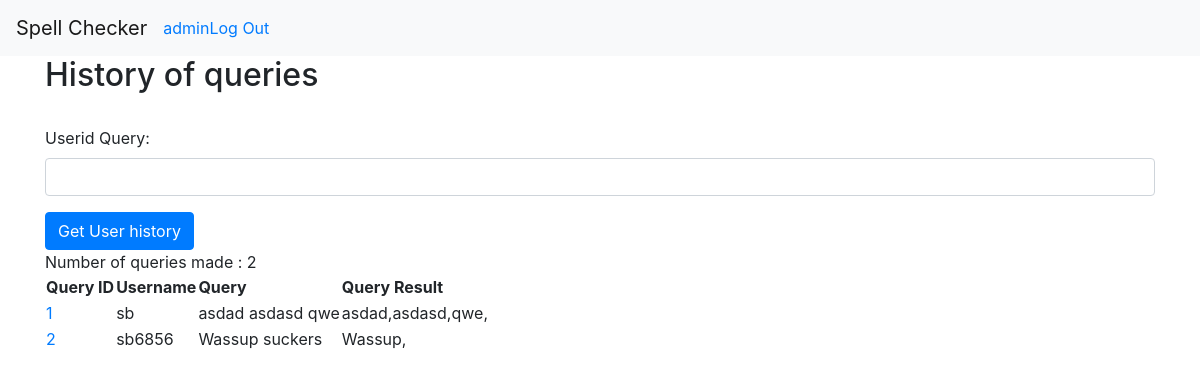
The page /history (signed in) on the database its author committed.
### tables this page shows
CREATE TABLE user (
    id INTEGER PRIMARY KEY AUTOINCREMENT,
    uname TEXT UNIQUE NOT NULL,
    phone_number TEXT NOT NULL,
    password TEXT NOT NULL
);

CREATE TABLE logs(
    id INTEGER PRIMARY KEY AUTOINCREMENT,
    uname TEXT NOT NULL,
    request TEXT NOT NULL,
    result TEXT NOT NULL
);

### spellchecker.py (the view, shortened to what this page needs)
@root_view.route('/history', methods=['GET', 'POST'])
@isLoggedIn
def get_queries():
    if request.method == 'GET':
        db_connection = database.get_db()
        db_cursor = db_connection.cursor()
        query_list = []
        if g.user['uname'] != 'admin':
            select_query = 'SELECT * FROM logs WHERE uname = ?'
            uname = g.user['uname']
            queries = db_cursor.execute(select_query,(uname,))
            for row in queries:
                query_list.append({
                "queryid": str(row[0]),
                "username": str(row[1]),
                "querytext": str(row[2]),
                "queryresults": str(row[3])
                })
            print(query_list)
        else:
            select_query = 'SELECT * FROM logs'
            queries = db_cursor.execute(select_query)
            for row in queries:
                query_list.append({
                "queryid": str(row[0]),
                "username": str(row[1]),
                "querytext": str(row[2]),
                "queryresults": str(row[3])
                })
            print(query_list)
        return render_template('/history.html', list=query_list)

### database.py (called while the page is built)
def get_db():
    if 'db' not in g:
        g.db = sqlite3.connect(
            current_app.config['DATABASE'],
            detect_types=sqlite3.PARSE_DECLTYPES
        )
        g.db.row_factory = sqlite3.Row
    return g.db

### login.py (called while the page is built)
@root_view.before_app_request
def check_if_user_isLoggedIn():
    user_session_id = session.get('session_id')
    print(user_session_id)
    select_query = 'SELECT * FROM user WHERE id = ?'
    if user_session_id is None:
        g.user = None
    else:
        g.user = get_db().execute(select_query, (user_session_id,)).fetchone()

def isLoggedIn(view):
    @functools.wraps(view)
    def wrapped_view(**kwargs):
        if g.user is None:
            return redirect(url_for('login.login'))
        return view(**kwargs)
    return wrapped_view

### spellchecker.py (called while the page is built)
@root_view.after_request
def cache(response):
    response.headers["X-Frame-Options"] = "SAMEORIGIN"
    response.headers['Content-Security-Policy'] = "default-src 'self'"
    return response

### templates/history.html (shortened to what this page needs)
{% extends 'base.html' %}
{% block content %}
<div class="container">
    <h2>History of queries</h2>
    <br/>
    {% if g.user['uname'] == 'admin' %}
    <form method="post" action="/history">
        <div class="form-group">
            <label for="userid">Userid Query:</label>
            <input class="form-control vresize" name="userquery" id="userquery" required ></textarea>
        </div>
        <button type="submit" class="btn btn-primary">Get User history</button>
    </form>
    {% endif %}
    <span id="numqueries">Number of queries made : {{list|length}}</span>
    <table>
        <tr>
            <th>Query ID</th>
            <th>Username</th>
            <th>Query</th>
            <th>Query Result</th>
        </tr>
        {% for query in list %}
        <tr>
            <td id="query{{query.queryid}}">
                <a href="/history/query{{query.queryid}}">{{query.queryid}}</a>
            </td>
            <td id="username">{{query.username}}</td>
            <td id="querytext">{{query.querytext}}</td>
            <td id="queryresults">{{query.queryresults}}</td>
        </tr>
        {% endfor %}
    </table>
</div>
{% endblock %}

### templates/base.html (shortened to what this page needs)
<!doctype html>
<html>
<head>
{% block head %}
  <link rel="stylesheet" href="static/bootstrap/css/bootstrap.min.css">
  {% endblock %}
</head>
<body>
{% block navbar %}
<nav class="navbar navbar-expand-lg navbar-light bg-light">
    <span class="navbar-brand">Spell Checker</span>
    <div class="collapse navbar-collapse" id="navbarNav">
      <ul class="navbar-nav">
        {% if g.user %}
        <li class="nav-item">
          <a href="{{ url_for('spellchecker.get_queries') }}">{{ g.user['uname'] }}</a>
        </li>
        <li class="nav-item">
          <a href="{{ url_for('login.logout') }}">Log Out</a>
        </li>
        {% endif %}
      </ul>
    </div>
  </nav>
{% endblock %}
{% block content %}{% endblock %}

### rows shown on the page
user: user.uname "admin"
logs: queryid "1", username "sb", querytext "asdad asdasd qwe", queryresults "asdad,asdasd,qwe,"
logs: queryid "2", username "sb6856", querytext "Wassup suckers", queryresults "Wassup,"

### other values the page prints
{{ list|length }} "2"
